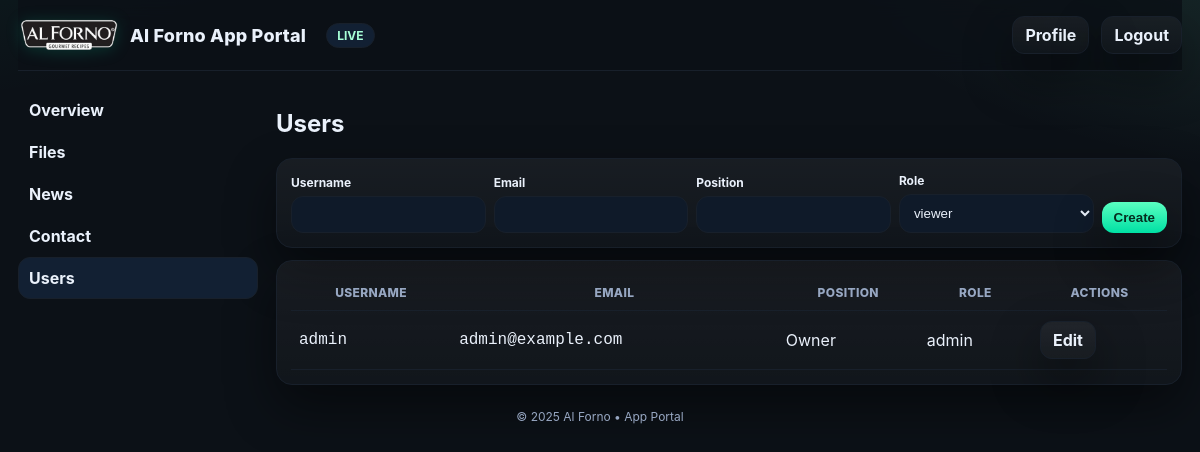
The app's page /users (signed in) with its own data.
### tables this page shows
CREATE TABLE users (
            id INTEGER PRIMARY KEY AUTOINCREMENT,
            username TEXT UNIQUE NOT NULL,
            email TEXT UNIQUE NOT NULL,
            position TEXT,
            role TEXT NOT NULL DEFAULT 'viewer',
            password_hash TEXT NOT NULL,
            created_at TEXT NOT NULL
        );

### app.py (the view, shortened to what this page needs)
@app.route("/users", methods=["GET","POST"])
@login_required
def users_admin():
    if not _role_guard(("admin",)):
        abort(403)
    with engine.begin() as conn:
        rows = conn.execute(text(
            "SELECT id, username, email, position, role, created_at FROM users ORDER BY id"
        )).fetchall()
    users = [{"id": r[0], "username": r[1], "email": r[2], "position": r[3],
              "role": r[4], "created_at": r[5]} for r in rows]
    return render_template("users.html", users=users, year=datetime.now().year, active="users")

### app.py (called while the page is built)
@login_manager.user_loader
def load_user(user_id):
    with engine.begin() as conn:
        row = conn.execute(text(
            "SELECT id, username, email, position, role, password_hash, created_at FROM users WHERE id=:id"
        ), {"id": user_id}).fetchone()
    return User(*row) if row else None

def _role_guard(roles):
    return current_user.is_authenticated and current_user.role in roles

### templates/users.html (shortened to what this page needs)
{% extends "base.html" %}
{% set active='users' %}
{% block content %}
  <h1>Users</h1>
  <section class="card">
    <form method="post" action="{{ url_for('users_admin') }}" style="display:grid;grid-template-columns:1fr 1fr 1fr 1fr auto;gap:8px;align-items:end">
      <div><label>Username</label><input name="username" required /></div>
      <div><label>Email</label><input name="email" required /></div>
      <div><label>Position</label><input name="position" /></div>
      <div><label>Role</label>
        <select name="role"><option>viewer</option><option>editor</option><option>admin</option></select>
      </div>
      <div><button class="btn btn-primary" type="submit">Create</button></div>
    </form>
  </section>
  <section class="card" style="margin-top:12px">
    <table class="table">
      <thead><tr><th>Username</th><th>Email</th><th>Position</th><th>Role</th><th>Actions</th></tr></thead>
      <tbody>
        {% for u in users %}
        <tr>
          <td class="mono">{{ u.username }}</td>
          <td class="mono">{{ u.email }}</td>
          <td>{{ u.position or '' }}</td>
          <td>{{ u.role }}</td>
          <td style="display:flex;gap:8px">
            <a class="btn" href="{{ url_for('user_edit', user_id=u.id) }}">Edit</a>
          </td>
        </tr>
        {% endfor %}
      </tbody>
    </table>
  </section>
{% endblock %}

### templates/base.html (shortened to what this page needs)
<!doctype html>
<html lang="en">
<head>
</head>
<body>
  <div class="wrap">
    <header>
      <a class="brand" href="{{ url_for('home') }}">
        <img src="{{ url_for('static', filename='logo.png') }}" alt="logo" />
        <div class="title">Al Forno App Portal</div>
      </a>
      <span class="chip">LIVE</span>
      {% if current_user.is_authenticated %}
        <a class="btn" href="{{ url_for('profile') }}">Profile</a>
        <a class="btn" href="{{ url_for('logout') }}">Logout</a>
      {% else %}
        <a class="btn" href="{{ url_for('login') }}">Login</a>
      {% endif %}
    </header>
    <main>
      <nav id="nav">
        <a class="navlink {% if active=='home' %}active{% endif %}" href="{{ url_for('home') }}">Overview</a>
        <a class="navlink {% if active=='files' %}active{% endif %}" href="{{ url_for('files_page') }}">Files</a>
        <a class="navlink {% if active=='news' %}active{% endif %}" href="{{ url_for('news_list') }}">News</a>
        <a class="navlink {% if active=='contact' %}active{% endif %}" href="{{ url_for('contact') }}">Contact</a>
        {% if current_user.is_authenticated and current_user.role=='admin' %}
          <a class="navlink {% if active=='users' %}active{% endif %}" href="{{ url_for('users_admin') }}">Users</a>
        {% endif %}
      </nav>
      <section>
        {% block content %}{% endblock %}
      </section>
    </main>
    <footer>© {{ year }} Al Forno • App Portal</footer>
  </div>
</body>
</html>

### templates/base.html (style rules this page uses)
:root { --bg:#0c1117; --grad-a: rgba(0,224,164,.10); --grad-b: rgba(124,249,203,.16); --card:#0f1520; --glass1: rgba(255,255,255,.05); --glass2: rgba(255,255,255,.02); --stroke:#18202b; --ink:#eaf1fb; --muted:#97a7c2; --chip:#122033; --ok:#27e2a4; --danger:#ff6b6b; --btn:#00e0a4; --btn2:#5affc0; --shadow: 0 22px 50px rgba(0,0,0,.45); }
* { box-sizing:border-box }
html,body { height:100% }
body { margin:0; font-family: Inter, system-ui, -apple-system, Segoe UI, Roboto, Arial, sans-serif; color:var(--ink); background: radial-gradient(1000px 500px at -15% -25%, var(--grad-a), transparent 62%), radial-gradient(1000px 500px at 115% -15%, var(--grad-b), transparent 60%), #0c1117; }
a { color:inherit;text-decoration:none }
.mono { font-family:ui-monospace,SFMono-Regular,Menlo,Consolas,"Liberation Mono",monospace }
.wrap { max-width:1200px;margin:0 auto;padding:0 18px }
header { display:flex;align-items:center;gap:12px; padding:16px 0;border-bottom:1px solid var(--stroke); position:sticky;top:0;background:rgba(12,17,23,.80);backdrop-filter:blur(10px);z-index:10 }
.brand { display:flex;align-items:center;gap:10px }
.brand img { height:34px;width:auto;filter:drop-shadow(0 2px 8px rgba(0,224,164,.18)) }
.title { font-weight:800;font-size:18px;letter-spacing:.2px }
.chip { background:var(--chip); border:1px solid var(--stroke); padding:4px 10px;border-radius:999px; font-weight:700;font-size:12px;margin-left:8px;color:#a7ffd8; }
.btn { background: linear-gradient(180deg, var(--glass1), var(--glass2)); border:1px solid var(--stroke); padding:8px 12px;border-radius:12px; display:inline-flex;gap:8px;align-items:center;cursor:pointer; font-weight:700;box-shadow:var(--shadow) }
.btn-primary { background: linear-gradient(180deg, var(--btn2), var(--btn)); color:#062d1f;border:0;font-weight:800 }
main { display:grid;grid-template-columns:240px 1fr;gap:18px;margin-top:18px }
nav { position:sticky;top:72px;align-self:start }
.card { background:linear-gradient(180deg, rgba(255,255,255,.05), rgba(255,255,255,.02)); border:1px solid var(--stroke);border-radius:16px;box-shadow:var(--shadow);padding:14px }
.navlink { display:flex;align-items:center;gap:10px;padding:10px;border-radius:12px; border:1px solid transparent;font-weight:700 }
.navlink.active,.navlink:hover { border-color:var(--stroke);background:var(--chip) }
table { width:100%;border-collapse:collapse }
thead th { font-weight:800;color:var(--muted);font-size:12px;text-transform:uppercase;letter-spacing:.03em }
th,td { padding:10px 8px;border-bottom:1px solid var(--stroke);vertical-align:middle }
footer { margin:24px 0;color:var(--muted);font-size:12px;text-align:center }
input,select,textarea { width:100%;padding:10px;border-radius:12px;border:1px solid var(--stroke); background:#0f1a29;color:var(--ink) }
label { font-weight:700;font-size:12px;margin-bottom:6px;display:block }

### records on screen
users: username "admin", email "admin@example.com", position "Owner", role "admin"
